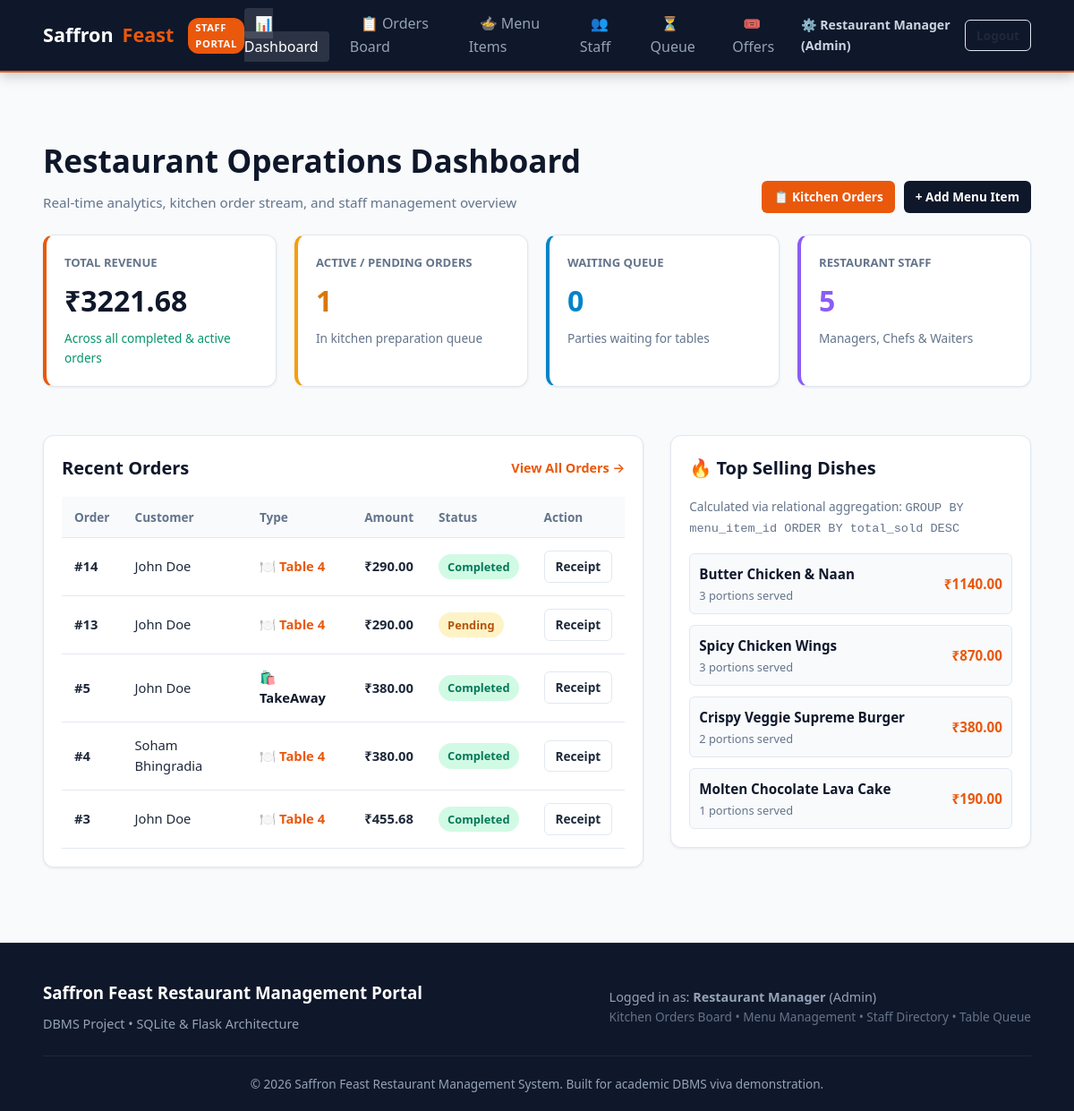
Page /admin (signed in) on the earlier database version.
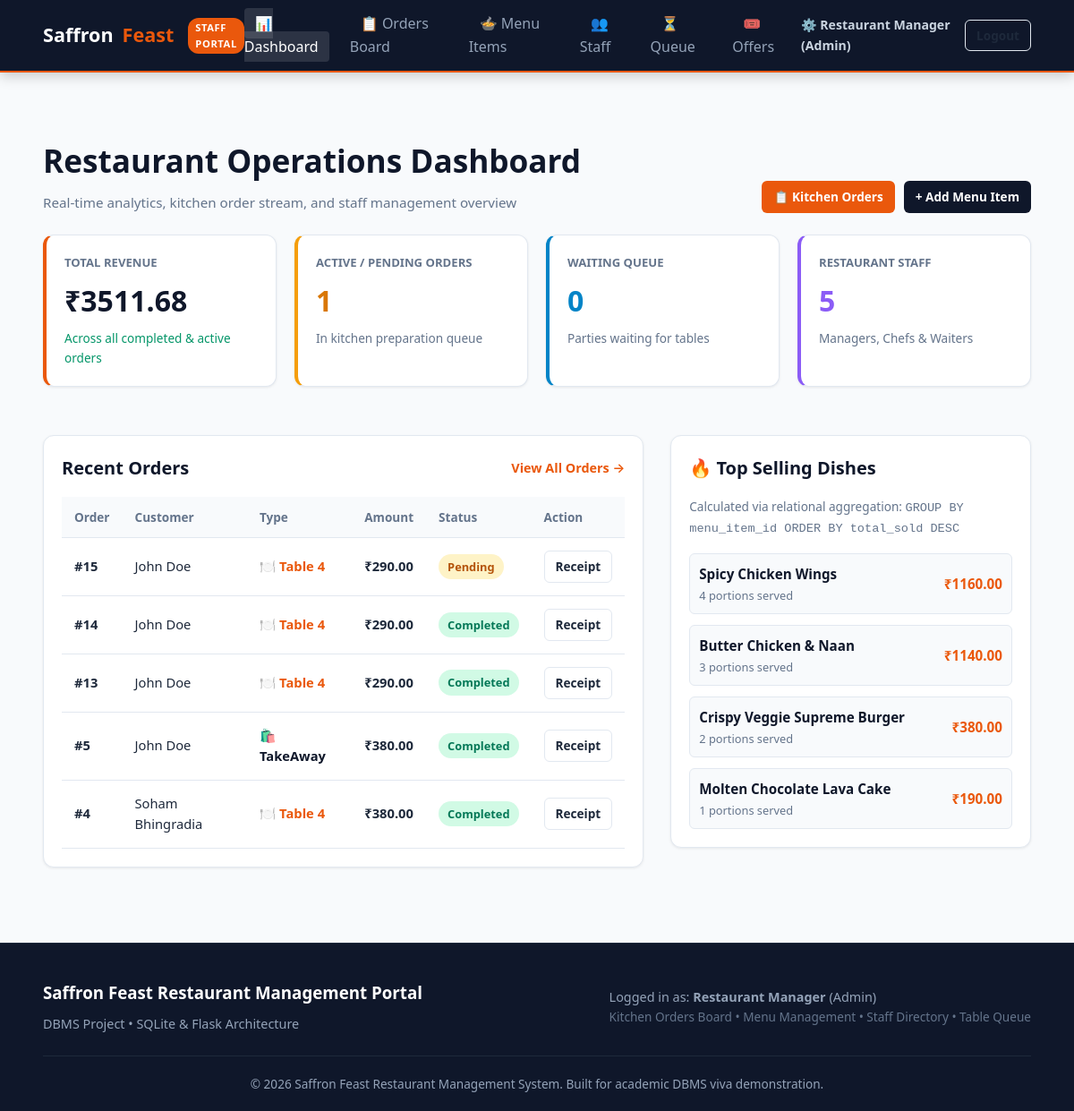
Same page on the later database version.
### tables this page shows
CREATE TABLE orders (
    id INTEGER PRIMARY KEY AUTOINCREMENT,
    customer_id INTEGER NOT NULL,
    order_type TEXT CHECK(order_type IN ('DineIn', 'TakeAway')) NOT NULL,
    table_number INTEGER, -- NULL for TakeAway, integer for DineIn
    total_amount REAL NOT NULL,
    discount_amount REAL DEFAULT 0,
    final_amount REAL NOT NULL,
    status TEXT CHECK(status IN ('Pending', 'Preparing', 'Ready', 'Completed', 'Cancelled')) DEFAULT 'Pending',
    offer_code TEXT,
    special_instructions TEXT,
    created_at TIMESTAMP DEFAULT CURRENT_TIMESTAMP,
    FOREIGN KEY (customer_id) REFERENCES users(id) ON DELETE CASCADE
);

CREATE TABLE users (
    id INTEGER PRIMARY KEY AUTOINCREMENT,
    name TEXT NOT NULL,
    email TEXT UNIQUE NOT NULL,
    password TEXT NOT NULL,
    phone TEXT,
    role TEXT CHECK(role IN ('customer', 'admin', 'staff')) DEFAULT 'customer',
    created_at TIMESTAMP DEFAULT CURRENT_TIMESTAMP
);

CREATE TABLE menu_items (
    id INTEGER PRIMARY KEY AUTOINCREMENT,
    category_id INTEGER NOT NULL,
    name TEXT NOT NULL,
    description TEXT,
    price REAL NOT NULL CHECK(price > 0),
    diet_type TEXT CHECK(diet_type IN ('veg', 'non-veg')) DEFAULT 'veg',
    is_spicy_customizable INTEGER DEFAULT 1, -- 1: Yes, 0: No
    default_spice_level TEXT CHECK(default_spice_level IN ('Mild', 'Medium', 'Spicy', 'Extra Spicy')) DEFAULT 'Medium',
    image_url TEXT,
    is_available INTEGER DEFAULT 1, -- 1: Available, 0: Out of stock
    FOREIGN KEY (category_id) REFERENCES categories(id) ON DELETE CASCADE
);

### app.py (the view)
@app.route('/admin')
@admin_required
def admin_dashboard():
    conn = get_db()
    total_orders = conn.execute("SELECT COUNT(*) FROM orders").fetchone()[0]
    total_revenue = conn.execute("SELECT SUM(final_amount) FROM orders WHERE status != 'Cancelled'").fetchone()[0] or 0.0
    pending_orders = conn.execute("SELECT COUNT(*) FROM orders WHERE status IN ('Pending', 'Preparing')").fetchone()[0]
    active_queue = conn.execute("SELECT COUNT(*) FROM queue WHERE status = 'Waiting'").fetchone()[0]
    staff_count = conn.execute("SELECT COUNT(*) FROM staff").fetchone()[0]
    recent_orders = conn.execute("""
        SELECT o.*, u.name as customer_name
        FROM orders o
        JOIN users u ON o.customer_id = u.id
        ORDER BY o.created_at DESC LIMIT 5
    """).fetchall()
    popular_dishes = conn.execute("""
        SELECT m.name, SUM(oi.quantity) as total_sold, SUM(oi.item_total) as revenue
        FROM order_items oi
        JOIN menu_items m ON oi.menu_item_id = m.id
        GROUP BY oi.menu_item_id
        ORDER BY total_sold DESC LIMIT 4
    """).fetchall()
    conn.close()
    return render_template('admin/dashboard.html',
                           total_orders=total_orders,
                           total_revenue=round(total_revenue, 2),
                           pending_orders=pending_orders,
                           active_queue=active_queue,
                           staff_count=staff_count,
                           recent_orders=recent_orders,
                           popular_dishes=popular_dishes)

### app.py (called while the page is built)
def admin_required(f):
    @wraps(f)
    def decorated_function(*args, **kwargs):
        if 'user_id' not in session or session.get('user_role') not in ['admin', 'staff']:
            flash('Staff or Admin access required.', 'danger')
            return redirect(url_for('login'))
        return f(*args, **kwargs)
    return decorated_function

@app.context_processor
def inject_global_data():
    cart_count = 0
    if 'cart' in session:
        cart_count = sum(item.get('quantity', 1) for item in session['cart'].values())
    return {
        'current_user': {
            'id': session.get('user_id'),
            'name': session.get('user_name'),
            'role': session.get('user_role'),
            'email': session.get('user_email')
        },
        'cart_count': cart_count
    }

### database.py (called while the page is built)
def get_db():
    conn = sqlite3.connect(DATABASE_PATH)
    conn.row_factory = sqlite3.Row
    conn.execute("PRAGMA foreign_keys = ON;")
    return conn

### templates/admin/dashboard.html (shortened to what this page needs)
{% extends 'base.html' %}
{% block content %}
<div class="container">
  <div class="section-header">
    <div>
      <h1 style="font-size: 2.2rem; font-weight: 800; color: var(--secondary); margin-bottom: 6px;">
        Restaurant Operations Dashboard
      </h1>
      <p>Real-time analytics, kitchen order stream, and staff management overview</p>
    </div>
    <div style="display: flex; gap: 10px;">
      <a href="{{ url_for('admin_orders') }}" class="btn btn-primary btn-sm">📋 Kitchen Orders</a>
      <a href="{{ url_for('admin_menu') }}" class="btn btn-secondary btn-sm">+ Add Menu Item</a>
    </div>
  </div>
  <div class="grid-4" style="margin-bottom: 30px;">
    <div class="admin-card" style="border-left: 4px solid var(--primary);">
      <div style="font-size: 0.82rem; font-weight: 700; color: var(--text-muted); text-transform: uppercase;">
        Total Revenue
      </div>
      <div style="font-size: 2rem; font-weight: 800; color: var(--secondary); margin: 6px 0;">
        ₹{{ "%.2f"|format(total_revenue) }}
      </div>
      <div style="font-size: 0.85rem; color: #059669;">Across all completed & active orders</div>
    </div>
    <div class="admin-card" style="border-left: 4px solid #f59e0b;">
      <div style="font-size: 0.82rem; font-weight: 700; color: var(--text-muted); text-transform: uppercase;">
        Active / Pending Orders
      </div>
      <div style="font-size: 2rem; font-weight: 800; color: #d97706; margin: 6px 0;">
        {{ pending_orders }}
      </div>
      <div style="font-size: 0.85rem; color: var(--text-muted);">In kitchen preparation queue</div>
    </div>
    <div class="admin-card" style="border-left: 4px solid #0284c7;">
      <div style="font-size: 0.82rem; font-weight: 700; color: var(--text-muted); text-transform: uppercase;">
        Waiting Queue
      </div>
      <div style="font-size: 2rem; font-weight: 800; color: #0284c7; margin: 6px 0;">
        {{ active_queue }}
      </div>
      <div style="font-size: 0.85rem; color: var(--text-muted);">Parties waiting for tables</div>
    </div>
    <div class="admin-card" style="border-left: 4px solid #8b5cf6;">
      <div style="font-size: 0.82rem; font-weight: 700; color: var(--text-muted); text-transform: uppercase;">
        Restaurant Staff
      </div>
      <div style="font-size: 2rem; font-weight: 800; color: #8b5cf6; margin: 6px 0;">
        {{ staff_count }}
      </div>
      <div style="font-size: 0.85rem; color: var(--text-muted);">Managers, Chefs & Waiters</div>
    </div>
  </div>
  <div style="display: grid; grid-template-columns: 2fr 1.2fr; gap: 30px; align-items: flex-start;">
    <div class="admin-card">
      <div style="display: flex; justify-content: space-between; align-items: center; margin-bottom: 16px;">
        <h3 style="font-size: 1.25rem; color: var(--secondary); margin: 0;">Recent Orders</h3>
        <a href="{{ url_for('admin_orders') }}" style="color: var(--primary); font-size: 0.9rem; font-weight: 600;">View All Orders &rarr;</a>
      </div>
      {% if recent_orders %}
      <div style="overflow-x: auto;">
        <table class="admin-table">
          <thead>
            <tr>
              <th>Order</th>
              <th>Customer</th>
              <th>Type</th>
              <th>Amount</th>
              <th>Status</th>
              <th>Action</th>
            </tr>
          </thead>
          <tbody>
            {% for ord in recent_orders %}
            <tr>
              <td><strong>#{{ ord.id }}</strong></td>
              <td>{{ ord.customer_name }}</td>
              <td>
                {% if ord.order_type == 'DineIn' %}
                  <span style="font-weight: 600; color: var(--primary);">🍽️ Table {{ ord.table_number }}</span>
                {% else %}
                  <span style="font-weight: 600; color: var(--secondary);">🛍️ TakeAway</span>
                {% endif %}
              </td>
              <td style="font-weight: 700;">₹{{ "%.2f"|format(ord.final_amount) }}</td>
              <td>
                <span class="badge badge-status status-{{ ord.status|lower }}">{{ ord.status }}</span>
              </td>
              <td>
                <a href="{{ url_for('check_bill', order_id=ord.id) }}" class="btn btn-outline btn-sm">Receipt</a>
              </td>
            </tr>
            {% endfor %}
          </tbody>
        </table>
      </div>
      {% else %}
        <p style="color: var(--text-muted); padding: 20px 0; text-align: center;">No orders recorded yet.</p>
      {% endif %}
    </div>
    <div class="admin-card">
      <h3 style="font-size: 1.25rem; color: var(--secondary); margin-bottom: 16px;">🔥 Top Selling Dishes</h3>
      <p style="font-size: 0.85rem; color: var(--text-muted); margin-bottom: 16px;">
        Calculated via relational aggregation: <code>GROUP BY menu_item_id ORDER BY total_sold DESC</code>
      </p>
      {% if popular_dishes %}
      <div style="display: flex; flex-direction: column; gap: 12px;">
        {% for dish in popular_dishes %}
        <div style="display: flex; justify-content: space-between; align-items: center; padding: 10px; background: #f8fafc; border-radius: var(--radius-sm); border: 1px solid var(--border-color);">
          <div>
            <strong style="color: var(--secondary); font-size: 0.95rem;">{{ dish.name }}</strong>
            <div style="font-size: 0.8rem; color: var(--text-muted);">{{ dish.total_sold }} portions served</div>
          </div>
          <div style="font-weight: 700; color: var(--primary); font-size: 0.95rem;">
            ₹{{ "%.2f"|format(dish.revenue) }}
          </div>
        </div>
        {% endfor %}
      </div>
      {% else %}
        <p style="color: var(--text-muted);">No sales data available yet.</p>
      {% endif %}
    </div>
  </div>
</div>
{% endblock %}

### templates/base.html (shortened to what this page needs)
<!DOCTYPE html>
<html lang="en">
<head>
  <link rel="stylesheet" href="{{ url_for('static', filename='css/style.css') }}">
</head>
<body>
  {% if current_user.role in ['admin', 'staff'] %}
  <header class="navbar admin-navbar no-print">
    <div class="container nav-wrapper">
      <a href="{{ url_for('admin_dashboard') }}" class="brand-logo admin-brand-logo">
        <span>Saffron</span>Feast
        <span class="admin-badge-pill">Staff Portal</span>
      </a>
      <ul class="nav-links admin-nav-links">
        <li><a href="{{ url_for('admin_dashboard') }}" class="{% if request.endpoint == 'admin_dashboard' %}active{% endif %}">📊 Dashboard</a></li>
        <li><a href="{{ url_for('admin_orders') }}" class="{% if request.endpoint == 'admin_orders' %}active{% endif %}">📋 Orders Board</a></li>
        <li><a href="{{ url_for('admin_menu') }}" class="{% if request.endpoint == 'admin_menu' %}active{% endif %}">🍲 Menu Items</a></li>
        <li><a href="{{ url_for('admin_staff') }}" class="{% if request.endpoint == 'admin_staff' %}active{% endif %}">👥 Staff</a></li>
        <li><a href="{{ url_for('admin_queue') }}" class="{% if request.endpoint == 'admin_queue' %}active{% endif %}">⏳ Queue</a></li>
        <li><a href="{{ url_for('admin_offers') }}" class="{% if request.endpoint == 'admin_offers' %}active{% endif %}">🎟️ Offers</a></li>
      </ul>
      <div class="nav-actions">
        <span class="admin-user-info">⚙️ {{ current_user.name }} ({{ current_user.role|capitalize }})</span>
        <a href="{{ url_for('logout') }}" class="btn btn-outline btn-sm">Logout</a>
      </div>
    </div>
  </header>
  {% endif %}
  <main class="main-content">
    {% block content %}{% endblock %}
  </main>
  <footer class="footer no-print">
    <div class="container footer-inner">
      {% if current_user.role in ['admin', 'staff'] %}
      <div>
        <h3 style="color: #fff; margin-bottom: 8px;">Saffron Feast Restaurant Management Portal</h3>
        <p style="font-size: 0.9rem;">DBMS Project • SQLite & Flask Architecture</p>
      </div>
      <div>
        <p style="font-size: 0.9rem; color: #94a3b8;">Logged in as: <strong>{{ current_user.name }}</strong> ({{ current_user.role|capitalize }})</p>
        <p style="font-size: 0.85rem; color: #64748b;">Kitchen Orders Board • Menu Management • Staff Directory • Table Queue</p>
      </div>
      {% endif %}
    </div>
    <div class="footer-copy">
      &copy; 2026 Saffron Feast Restaurant Management System. Built for academic DBMS viva demonstration.
    </div>
  </footer>
</body>
</html>

Differences in the rows shown:
no longer on this page (row unchanged): orders: id "3", customer_name "John Doe", table_number "4", final_amount "455.68", status "Completed"
added orders: id "15", customer_name "John Doe", table_number "4", final_amount "290.00", status "Pending"
changed orders id 13: status "Pending" → "Completed"
shown differently, row unchanged: menu_items "Spicy Chicken Wings": total_sold "3" → "4"; revenue "870.00" → "1160.00"; moves up the list
Other differences:
{{ "%.2f"|format(total_revenue) }}: "3221.68" → "3511.68"
